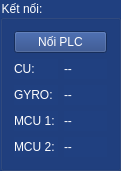
   <widget class="QGroupBox" name="groupBox_10">
    <property name="geometry">
     <rect>
      <x>1150</x>
      <y>190</y>
      <width>121</width>
      <height>171</height>
     </rect>
    </property>
    <property name="styleSheet">
     <string notr="true">background-color: rgb(32, 64, 128); color:rgb(255, 255, 255)</string>
    </property>
    <property name="title">
     <string>Kết nối:</string>
    </property>
    <layout class="QGridLayout" name="gridLayout_10">
     <item row="2" column="1">
      <widget class="QLabel" name="label_stim_stat">
       <property name="text">
        <string>--</string>
       </property>
      </widget>
     </item>
     <item row="1" column="1">
      <widget class="QLabel" name="label_cu_connection">
       <property name="text">
        <string>--</string>
       </property>
      </widget>
     </item>
     <item row="1" column="0">
      <widget class="QLabel" name="label_video_fps_3">
       <property name="text">
        <string>CU:</string>
       </property>
      </widget>
     </item>
     <item row="2" column="0">
      <widget class="QLabel" name="label_video_fps_5">
       <property name="text">
        <string>GYRO:</string>
       </property>
      </widget>
     </item>
     <item row="3" column="0">
      <widget class="QLabel" name="label_video_fps_17">
       <property name="text">
        <string>MCU 1:</string>
       </property>
      </widget>
     </item>
     <item row="4" column="0">
      <widget class="QLabel" name="label_video_fps_18">
       <property name="text">
        <string>MCU 2:</string>
       </property>
      </widget>
     </item>
     <item row="3" column="1">
      <widget class="QLabel" name="label_plc_1">
       <property name="text">
        <string>--</string>
       </property>
      </widget>
     </item>
     <item row="4" column="1">
      <widget class="QLabel" name="label_plc2">
       <property name="text">
        <string>--</string>
       </property>
      </widget>
     </item>
     <item row="0" column="0" colspan="2">
      <widget class="QPushButton" name="connectButton">
       <property name="sizePolicy">
        <sizepolicy hsizetype="Minimum" vsizetype="Preferred">
         <horstretch>0</horstretch>
         <verstretch>0</verstretch>
        </sizepolicy>
       </property>
       <property name="text">
        <string>Nối PLC</string>
       </property>
       <property name="checkable">
        <bool>false</bool>
       </property>
      </widget>
     </item>
    </layout>
   </widget>
